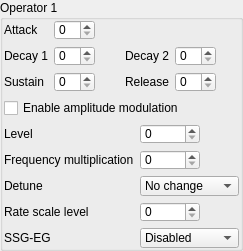
                  <widget class="QGroupBox" name="operator1">
                   <property name="sizePolicy">
                    <sizepolicy hsizetype="Preferred" vsizetype="Maximum">
                     <horstretch>0</horstretch>
                     <verstretch>0</verstretch>
                    </sizepolicy>
                   </property>
                   <property name="title">
                    <string>Operator 1</string>
                   </property>
                   <layout class="QVBoxLayout" name="verticalLayout_8">
                    <property name="leftMargin">
                     <number>1</number>
                    </property>
                    <property name="topMargin">
                     <number>0</number>
                    </property>
                    <property name="rightMargin">
                     <number>1</number>
                    </property>
                    <property name="bottomMargin">
                     <number>0</number>
                    </property>
                    <item>
                     <layout class="QGridLayout" name="gridLayout_3">
                      <item row="0" column="1">
                       <widget class="QSpinBox" name="op1_attack">
                        <property name="sizePolicy">
                         <sizepolicy hsizetype="Preferred" vsizetype="Fixed">
                          <horstretch>0</horstretch>
                          <verstretch>0</verstretch>
                         </sizepolicy>
                        </property>
                        <property name="maximumSize">
                         <size>
                          <width>60</width>
                          <height>20</height>
                         </size>
                        </property>
                        <property name="toolTip">
                         <string>&lt;html&gt;&lt;head/&gt;&lt;body&gt;&lt;p&gt;&lt;span style=&quot; font-weight:600;&quot;&gt;Attack Rate.&lt;/span&gt;&lt;/p&gt;&lt;p&gt;Determines the rising time for the sound. The higher the value, the faster the attack.&lt;/p&gt;&lt;p&gt;Range from 0 to 31.&lt;/p&gt;&lt;/body&gt;&lt;/html&gt;</string>
                        </property>
                        <property name="maximum">
                         <number>31</number>
                        </property>
                       </widget>
                      </item>
                      <item row="1" column="1">
                       <widget class="QSpinBox" name="op1_decay1">
                        <property name="sizePolicy">
                         <sizepolicy hsizetype="Preferred" vsizetype="Fixed">
                          <horstretch>0</horstretch>
                          <verstretch>0</verstretch>
                         </sizepolicy>
                        </property>
                        <property name="maximumSize">
                         <size>
                          <width>60</width>
                          <height>20</height>
                         </size>
                        </property>
                        <property name="toolTip">
                         <string>&lt;html&gt;&lt;head/&gt;&lt;body&gt;&lt;p&gt;&lt;span style=&quot; font-weight:600;&quot;&gt;First Decay Rate.&lt;/span&gt;&lt;/p&gt;&lt;p&gt;Determines the diminishing time for the sound. The higher the value, the shorter the decay.&lt;/p&gt;&lt;p&gt;It's the initial steep amplitude decay rate.</string>
                        </property>
                        <property name="maximum">
                         <number>31</number>
                        </property>
                       </widget>
                      </item>
                      <item row="2" column="4">
                       <widget class="QSpinBox" name="op1_release">
                        <property name="sizePolicy">
                         <sizepolicy hsizetype="Preferred" vsizetype="Fixed">
                          <horstretch>0</horstretch>
                          <verstretch>0</verstretch>
                         </sizepolicy>
                        </property>
                        <property name="maximumSize">
                         <size>
                          <width>60</width>
                          <height>20</height>
                         </size>
                        </property>
                        <property name="toolTip">
                         <string>&lt;html&gt;&lt;head/&gt;&lt;body&gt;&lt;p&gt;&lt;span style=&quot; font-weight:600;&quot;&gt;Release Rate.&lt;/span&gt;&lt;/p&gt;&lt;p&gt;Determines the rate at which the sound disappears after KEY-OFF. The higher the value, the shorter the release.&lt;/p&gt;&lt;/body&gt;&lt;/html&gt;</string>
                        </property>
                        <property name="maximum">
                         <number>15</number>
                        </property>
                       </widget>
                      </item>
                      <item row="2" column="0">
                       <widget class="QLabel" name="label_3">
                        <property name="toolTip">
                         <string>&lt;html&gt;&lt;head/&gt;&lt;body&gt;&lt;p&gt;&lt;span style=&quot; font-weight:600;&quot;&gt;Sustain Level.&lt;/span&gt;&lt;/p&gt;&lt;p&gt;Determines the point at which the sound ceases to decay and changes to a sound having a constant level. The sustain level is expressed as a fraction of the maximum level. 0 is the softest and 15 is the loudest sustain level. Note that has Sustain flag must be set for this to have an effect.&lt;/p&gt;&lt;/body&gt;&lt;/html&gt;</string>
                        </property>
                        <property name="text">
                         <string>Sustain</string>
                        </property>
                       </widget>
                      </item>
                      <item row="2" column="3">
                       <widget class="QLabel" name="label_4">
                        <property name="toolTip">
                         <string>&lt;html&gt;&lt;head/&gt;&lt;body&gt;&lt;p&gt;&lt;span style=&quot; font-weight:600;&quot;&gt;Release Rate.&lt;/span&gt;&lt;/p&gt;&lt;p&gt;Determines the rate at which the sound disappears after KEY-OFF. The higher the value, the shorter the release.&lt;/p&gt;&lt;/body&gt;&lt;/html&gt;</string>
                        </property>
                        <property name="text">
                         <string>Release</string>
                        </property>
                       </widget>
                      </item>
                      <item row="1" column="4">
                       <widget class="QSpinBox" name="op1_decay2">
                        <property name="sizePolicy">
                         <sizepolicy hsizetype="Preferred" vsizetype="Fixed">
                          <horstretch>0</horstretch>
                          <verstretch>0</verstretch>
                         </sizepolicy>
                        </property>
                        <property name="maximumSize">
                         <size>
                          <width>60</width>
                          <height>20</height>
                         </size>
                        </property>
                        <property name="toolTip">
                         <string>&lt;html&gt;&lt;head/&gt;&lt;body&gt;&lt;p&gt;&lt;span style=&quot; font-weight:600;&quot;&gt;Secondary Decay Rate.&lt;/span&gt;&lt;/p&gt;&lt;p&gt;Determines the diminishing time for the sound. The higher the value, the shorter the decay.&lt;/p&gt;&lt;p&gt;This is the long tail off of the sound that continues as long as the key is depressed.</string>
                        </property>
                        <property name="maximum">
                         <number>31</number>
                        </property>
                       </widget>
                      </item>
                      <item row="1" column="3">
                       <widget class="QLabel" name="label_8">
                        <property name="toolTip">
                         <string>&lt;html&gt;&lt;head/&gt;&lt;body&gt;&lt;p&gt;&lt;span style=&quot; font-weight:600;&quot;&gt;Secondary Decay Rate.&lt;/span&gt;&lt;/p&gt;&lt;p&gt;Determines the diminishing time for the sound. The higher the value, the shorter the decay.&lt;/p&gt;&lt;p&gt;This is the long tail off of the sound that continues as long as the key is depressed.</string>
                        </property>
                        <property name="text">
                         <string>Decay 2</string>
                        </property>
                       </widget>
                      </item>
                      <item row="2" column="1">
                       <widget class="QSpinBox" name="op1_sustain">
                        <property name="sizePolicy">
                         <sizepolicy hsizetype="Preferred" vsizetype="Fixed">
                          <horstretch>0</horstretch>
                          <verstretch>0</verstretch>
                         </sizepolicy>
                        </property>
                        <property name="maximumSize">
                         <size>
                          <width>60</width>
                          <height>20</height>
                         </size>
                        </property>
                        <property name="toolTip">
                         <string>&lt;html&gt;&lt;head/&gt;&lt;body&gt;&lt;p&gt;&lt;span style=&quot; font-weight:600;&quot;&gt;Sustain Level.&lt;/span&gt;&lt;/p&gt;&lt;p&gt;Determines the point at which the sound ceases to decay and changes to a sound having a constant level. The sustain level is expressed as a fraction of the maximum level. 0 is the softest and 15 is the loudest sustain level. Note that has Sustain flag must be set for this to have an effect.&lt;/p&gt;&lt;/body&gt;&lt;/html&gt;</string>
                        </property>
                        <property name="maximum">
                         <number>15</number>
                        </property>
                       </widget>
                      </item>
                      <item row="0" column="2" rowspan="3">
                       <spacer name="horizontalSpacer_8">
                        <property name="orientation">
                         <enum>Qt::Horizontal</enum>
                        </property>
                        <property name="sizeHint" stdset="0">
                         <size>
                          <width>10</width>
                          <height>20</height>
                         </size>
                        </property>
                       </spacer>
                      </item>
                      <item row="1" column="0">
                       <widget class="QLabel" name="label_2">
                        <property name="toolTip">
                         <string>&lt;html&gt;&lt;head/&gt;&lt;body&gt;&lt;p&gt;&lt;span style=&quot; font-weight:600;&quot;&gt;First Decay Rate.&lt;/span&gt;&lt;/p&gt;&lt;p&gt;Determines the diminishing time for the sound. The higher the value, the shorter the decay.&lt;/p&gt;&lt;p&gt;It's the initial steep amplitude decay rate.</string>
                        </property>
                        <property name="text">
                         <string>Decay 1</string>
                        </property>
                       </widget>
                      </item>
                      <item row="0" column="0">
                       <widget class="QLabel" name="label">
                        <property name="toolTip">
                         <string>&lt;html&gt;&lt;head/&gt;&lt;body&gt;&lt;p&gt;&lt;span style=&quot; font-weight:600;&quot;&gt;Attack Rate.&lt;/span&gt;&lt;/p&gt;&lt;p&gt;Determines the rising time for the sound. The higher the value, the faster the attack.&lt;/p&gt;&lt;p&gt;Range from 0 to 31.&lt;/p&gt;&lt;/body&gt;&lt;/html&gt;</string>
                        </property>
                        <property name="text">
                         <string>Attack</string>
                        </property>
                       </widget>
                      </item>
                      <item row="0" column="5" rowspan="3">
                       <spacer name="horizontalSpacer_9">
                        <property name="orientation">
                         <enum>Qt::Horizontal</enum>
                        </property>
                        <property name="sizeHint" stdset="0">
                         <size>
                          <width>10</width>
                          <height>20</height>
                         </size>
                        </property>
                       </spacer>
                      </item>
                     </layout>
                    </item>
                    <item>
                     <widget class="QCheckBox" name="op1_am">
                      <property name="sizePolicy">
                       <sizepolicy hsizetype="Preferred" vsizetype="Fixed">
                        <horstretch>0</horstretch>
                        <verstretch>0</verstretch>
                       </sizepolicy>
                      </property>
                      <property name="maximumSize">
                       <size>
                        <width>16777215</width>
                        <height>20</height>
                       </size>
                      </property>
                      <property name="toolTip">
                       <string>&lt;html&gt;&lt;head/&gt;&lt;body&gt;&lt;p&gt;&lt;span style=&quot; font-weight:600;&quot;&gt;Enable affecting by LFO&lt;/span&gt;&lt;/p&gt;&lt;p&gt;Make this operator be affected by LFO.&lt;/p&gt;&lt;/body&gt;&lt;/html&gt;</string>
                      </property>
                      <property name="text">
                       <string>Enable amplitude modulation</string>
                      </property>
                     </widget>
                    </item>
                    <item>
                     <layout class="QFormLayout" name="formLayout">
                      <item row="0" column="0">
                       <widget class="QLabel" name="label_28">
                        <property name="toolTip">
                         <string>&lt;html&gt;&lt;head/&gt;&lt;body&gt;&lt;p&gt;&lt;span style=&quot; font-weight:600;&quot;&gt;Total Level&lt;/span&gt;&lt;/p&gt;&lt;p&gt;TL (total level) represents the envelope’s highest amplitude, with 0 being the largest and 127 (decimal) the smallest. A change of one unit is about 0.75 dB.&lt;/p&gt;&lt;p&gt;Attenuates the operator output level. &lt;span style=&quot; font-weight:600;&quot;&gt;0&lt;/span&gt; is the loudest, &lt;span style=&quot; font-weight:600;&quot;&gt;127&lt;/span&gt; is the softest. In dependence on algorithm, varying the output level of any operator varies the volume of its corresponding channel. In FM synthesis, varying the output level of the carrier varies the volume of the channel. Varying the output of the modulator will change the frequency spectrum produced by the carrier.&lt;/p&gt;&lt;/body&gt;&lt;/html&gt;</string>
                        </property>
                        <property name="text">
                         <string>Level</string>
                        </property>
                       </widget>
                      </item>
                      <item row="0" column="1">
                       <widget class="QSpinBox" name="op1_level">
                        <property name="sizePolicy">
                         <sizepolicy hsizetype="Preferred" vsizetype="Fixed">
                          <horstretch>0</horstretch>
                          <verstretch>0</verstretch>
                         </sizepolicy>
                        </property>
                        <property name="maximumSize">
                         <size>
                          <width>60</width>
                          <height>20</height>
                         </size>
                        </property>
                        <property name="toolTip">
                         <string>&lt;html&gt;&lt;head/&gt;&lt;body&gt;&lt;p&gt;&lt;span style=&quot; font-weight:600;&quot;&gt;Total Level&lt;/span&gt;&lt;/p&gt;&lt;p&gt;TL (total level) represents the envelope’s highest amplitude, with 0 being the largest and 127 (decimal) the smallest. A change of one unit is about 0.75 dB.&lt;/p&gt;&lt;p&gt;Attenuates the operator output level. &lt;span style=&quot; font-weight:600;&quot;&gt;0&lt;/span&gt; is the loudest, &lt;span style=&quot; font-weight:600;&quot;&gt;127&lt;/span&gt; is the softest. In dependence on algorithm, varying the output level of any operator varies the volume of its corresponding channel. In FM synthesis, varying the output level of the carrier varies the volume of the channel. Varying the output of the modulator will change the frequency spectrum produced by the carrier.&lt;/p&gt;&lt;/body&gt;&lt;/html&gt;</string>
                        </property>
                        <property name="maximum">
                         <number>127</number>
                        </property>
                       </widget>
                      </item>
                      <item row="1" column="0">
                       <widget class="QLabel" name="label_6">
                        <property name="toolTip">
                         <string>&lt;html&gt;&lt;head/&gt;&lt;body&gt;&lt;p&gt;&lt;span style=&quot; font-weight:600;&quot;&gt;Frequency Multiplication Factor (MUL)&lt;/span&gt;&lt;/p&gt;&lt;p&gt;Operator's frequency is set to F-Number*Factor.&lt;/p&gt;&lt;p&gt;&lt;span style=&quot; text-decoration: underline;&quot;&gt;In simple words, increases operator's frequency to number of octaves.&lt;/span&gt;&lt;br/&gt;&lt;br/&gt;Where F-Number is:&lt;/p&gt;&lt;p&gt;F-Number = Music Frequency * 2^(20-Block) / 53267 Hz&lt;/p&gt;&lt;p&gt;Where Block is a Block Number. Roughly determines the octave.&lt;/p&gt;&lt;/body&gt;&lt;/html&gt;</string>
                        </property>
                        <property name="text">
                         <string>Frequency multiplication</string>
                        </property>
                       </widget>
                      </item>
                      <item row="1" column="1">
                       <widget class="QSpinBox" name="op1_freqmult">
                        <property name="sizePolicy">
                         <sizepolicy hsizetype="Preferred" vsizetype="Fixed">
                          <horstretch>0</horstretch>
                          <verstretch>0</verstretch>
                         </sizepolicy>
                        </property>
                        <property name="maximumSize">
                         <size>
                          <width>60</width>
                          <height>20</height>
                         </size>
                        </property>
                        <property name="toolTip">
                         <string>&lt;html&gt;&lt;head/&gt;&lt;body&gt;&lt;p&gt;&lt;span style=&quot; font-weight:600;&quot;&gt;Frequency Multiplication Factor (MUL)&lt;/span&gt;&lt;/p&gt;&lt;p&gt;Operator's frequency is set to F-Number*Factor.&lt;/p&gt;&lt;p&gt;&lt;span style=&quot; text-decoration: underline;&quot;&gt;In simple words, increases operator's frequency to number of octaves.&lt;/span&gt;&lt;br/&gt;&lt;br/&gt;Where F-Number is:&lt;/p&gt;&lt;p&gt;F-Number = Music Frequency * 2^(20-Block) / 53267 Hz&lt;/p&gt;&lt;p&gt;Where Block is a Block Number. Roughly determines the octave.&lt;/p&gt;&lt;/body&gt;&lt;/html&gt;</string>
                        </property>
                        <property name="maximum">
                         <number>15</number>
                        </property>
                       </widget>
                      </item>
                      <item row="2" column="0">
                       <widget class="QLabel" name="label_5">
                        <property name="toolTip">
                         <string>&lt;html&gt;&lt;head/&gt;&lt;body&gt;&lt;p&gt;&lt;span style=&quot; font-size:large; font-weight:600;&quot;&gt;Detune&lt;/span&gt;&lt;/p&gt;&lt;p&gt;Detune gives small variations from the overall frequency × MUL. The MSB of DT1 is a primitive sign bit, and the two LSB’s are magnitude bits. See the next page for a diagram. &lt;/p&gt;&lt;/body&gt;&lt;/html&gt;</string>
                        </property>
                        <property name="text">
                         <string>Detune</string>
                        </property>
                       </widget>
                      </item>
                      <item row="2" column="1">
                       <widget class="QComboBox" name="op1_detune">
                        <property name="maximumSize">
                         <size>
                          <width>150</width>
                          <height>20</height>
                         </size>
                        </property>
                        <property name="toolTip">
                         <string>&lt;html&gt;&lt;head/&gt;&lt;body&gt;&lt;p&gt;&lt;span style=&quot; font-size:large; font-weight:600;&quot;&gt;Detune&lt;/span&gt;&lt;/p&gt;&lt;p&gt;Detune gives small variations from the overall frequency × MUL. The MSB of DT1 is a primitive sign bit, and the two LSB’s are magnitude bits. See the next page for a diagram. &lt;/p&gt;&lt;/body&gt;&lt;/html&gt;</string>
                        </property>
                        <item>
                         <property name="text">
                          <string>No change</string>
                         </property>
                        </item>
                        <item>
                         <property name="text">
                          <string notr="true">×(1+ε)</string>
                         </property>
                        </item>
                        <item>
                         <property name="text">
                          <string notr="true">×(1+2ε)</string>
                         </property>
                        </item>
                        <item>
                         <property name="text">
                          <string notr="true">×(1+3ε)</string>
                         </property>
                        </item>
                        <item>
                         <property name="text">
                          <string>No change</string>
                         </property>
                        </item>
                        <item>
                         <property name="text">
                          <string notr="true">×(1-ε)</string>
                         </property>
                        </item>
                        <item>
                         <property name="text">
                          <string notr="true">×(1-2ε)</string>
                         </property>
                        </item>
                        <item>
                         <property name="text">
                          <string notr="true">×(1-3ε)</string>
                         </property>
                        </item>
                       </widget>
                      </item>
                      <item row="3" column="0">
                       <widget class="QLabel" name="label_32">
                        <property name="toolTip">
                         <string>&lt;html&gt;&lt;head/&gt;&lt;body&gt;&lt;p&gt;&lt;span style=&quot; font-weight:600;&quot;&gt;Rate Scale Level.&lt;/span&gt;&lt;/p&gt;&lt;p&gt;Attenuates output level towards higher pitch&lt;br/&gt;&lt;/p&gt;&lt;table border=&quot;1&quot; style=&quot; margin-top:0px; margin-bottom:0px; margin-left:0px; margin-right:0px;&quot; cellspacing=&quot;0&quot; cellpadding=&quot;0&quot;&gt;&lt;tr&gt;&lt;td&gt;&lt;p align=&quot;center&quot;&gt;&lt;span style=&quot; font-weight:600;&quot;&gt;RSL&lt;/span&gt;&lt;/p&gt;&lt;/td&gt;&lt;td&gt;&lt;p align=&quot;center&quot;&gt;&lt;span style=&quot; font-weight:600;&quot;&gt;Attenuation&lt;/span&gt;&lt;/p&gt;&lt;/td&gt;&lt;/tr&gt;&lt;tr&gt;&lt;td&gt;&lt;p&gt;0&lt;/p&gt;&lt;/td&gt;&lt;td&gt;&lt;p&gt;-&lt;/p&gt;&lt;/td&gt;&lt;/tr&gt;&lt;tr&gt;&lt;td&gt;&lt;p&gt;1&lt;/p&gt;&lt;/td&gt;&lt;td&gt;&lt;p&gt;1.5 dB/oct&lt;/p&gt;&lt;/td&gt;&lt;/tr&gt;&lt;tr&gt;&lt;td&gt;&lt;p&gt;2&lt;/p&gt;&lt;/td&gt;&lt;td&gt;&lt;p&gt;3.0 dB/oct &lt;/p&gt;&lt;/td&gt;&lt;/tr&gt;&lt;tr&gt;&lt;td&gt;&lt;p&gt;3&lt;/p&gt;&lt;/td&gt;&lt;td&gt;&lt;p&gt;6.0 dB/oct &lt;/p&gt;&lt;/td&gt;&lt;/tr&gt;&lt;/table&gt;&lt;/body&gt;&lt;/html&gt;</string>
                        </property>
                        <property name="text">
                         <string>Rate scale level</string>
                        </property>
                       </widget>
                      </item>
                      <item row="3" column="1">
                       <widget class="QSpinBox" name="op1_ratescale">
                        <property name="sizePolicy">
                         <sizepolicy hsizetype="Preferred" vsizetype="Fixed">
                          <horstretch>0</horstretch>
                          <verstretch>0</verstretch>
                         </sizepolicy>
                        </property>
                        <property name="maximumSize">
                         <size>
                          <width>60</width>
                          <height>20</height>
                         </size>
                        </property>
                        <property name="toolTip">
                         <string>&lt;html&gt;&lt;head/&gt;&lt;body&gt;&lt;p&gt;&lt;span style=&quot; font-weight:600;&quot;&gt;Rate Scale Level.&lt;/span&gt;&lt;/p&gt;&lt;p&gt;Attenuates output level towards higher pitch&lt;br/&gt;&lt;/p&gt;&lt;table border=&quot;1&quot; style=&quot; margin-top:0px; margin-bottom:0px; margin-left:0px; margin-right:0px;&quot; cellspacing=&quot;0&quot; cellpadding=&quot;0&quot;&gt;&lt;tr&gt;&lt;td&gt;&lt;p align=&quot;center&quot;&gt;&lt;span style=&quot; font-weight:600;&quot;&gt;RSL&lt;/span&gt;&lt;/p&gt;&lt;/td&gt;&lt;td&gt;&lt;p align=&quot;center&quot;&gt;&lt;span style=&quot; font-weight:600;&quot;&gt;Attenuation&lt;/span&gt;&lt;/p&gt;&lt;/td&gt;&lt;/tr&gt;&lt;tr&gt;&lt;td&gt;&lt;p&gt;0&lt;/p&gt;&lt;/td&gt;&lt;td&gt;&lt;p&gt;-&lt;/p&gt;&lt;/td&gt;&lt;/tr&gt;&lt;tr&gt;&lt;td&gt;&lt;p&gt;1&lt;/p&gt;&lt;/td&gt;&lt;td&gt;&lt;p&gt;1.5 dB/oct&lt;/p&gt;&lt;/td&gt;&lt;/tr&gt;&lt;tr&gt;&lt;td&gt;&lt;p&gt;2&lt;/p&gt;&lt;/td&gt;&lt;td&gt;&lt;p&gt;3.0 dB/oct &lt;/p&gt;&lt;/td&gt;&lt;/tr&gt;&lt;tr&gt;&lt;td&gt;&lt;p&gt;3&lt;/p&gt;&lt;/td&gt;&lt;td&gt;&lt;p&gt;6.0 dB/oct &lt;/p&gt;&lt;/td&gt;&lt;/tr&gt;&lt;/table&gt;&lt;/body&gt;&lt;/html&gt;</string>
                        </property>
                        <property name="maximum">
                         <number>3</number>
                        </property>
                       </widget>
                      </item>
                      <item row="4" column="0">
                       <widget class="QLabel" name="label_9">
                        <property name="text">
                         <string>SSG-EG</string>
                        </property>
                       </widget>
                      </item>
                      <item row="4" column="1">
                       <widget class="QComboBox" name="op1_ssgeg">
                        <property name="maximumSize">
                         <size>
                          <width>150</width>
                          <height>20</height>
                         </size>
                        </property>
                        <property name="toolTip">
                         <string>&lt;html&gt;&lt;head/&gt;&lt;body&gt;&lt;p&gt;SSG-EG - &lt;span style=&quot; font-weight:600;&quot;&gt;S&lt;/span&gt;oftware-controlled &lt;span style=&quot; font-weight:600;&quot;&gt;S&lt;/span&gt;ound &lt;span style=&quot; font-weight:600;&quot;&gt;G&lt;/span&gt;enerator - Envelope generator.&lt;/p&gt;&lt;p&gt;The Envelope generator (EG) is an unique low-frequency signal generator which can be used to modulate the output of the tone channels.&lt;/p&gt;&lt;p&gt;Envelope shape register ($0D): &lt;/p&gt;&lt;table border=&quot;1&quot; style=&quot; margin-top:0px; margin-bottom:0px; margin-left:0px; margin-right:0px;&quot; cellspacing=&quot;2&quot; cellpadding=&quot;0&quot;&gt;&lt;tr&gt;&lt;td&gt;&lt;p align=&quot;center&quot;&gt;&lt;span style=&quot; font-weight:600;&quot;&gt;Bit &lt;/span&gt;&lt;/p&gt;&lt;/td&gt;&lt;td&gt;&lt;p align=&quot;center&quot;&gt;7 &lt;/p&gt;&lt;/td&gt;&lt;td&gt;&lt;p align=&quot;center&quot;&gt;6 &lt;/p&gt;&lt;/td&gt;&lt;td&gt;&lt;p align=&quot;center&quot;&gt;5 &lt;/p&gt;&lt;/td&gt;&lt;td&gt;&lt;p align=&quot;center&quot;&gt;4 &lt;/p&gt;&lt;/td&gt;&lt;td&gt;&lt;p align=&quot;center&quot;&gt;3 &lt;/p&gt;&lt;/td&gt;&lt;td&gt;&lt;p align=&quot;center&quot;&gt;2 &lt;/p&gt;&lt;/td&gt;&lt;td&gt;&lt;p align=&quot;center&quot;&gt;1 &lt;/p&gt;&lt;/td&gt;&lt;td&gt;&lt;p align=&quot;center&quot;&gt;0 &lt;/p&gt;&lt;/td&gt;&lt;/tr&gt;&lt;tr&gt;&lt;td&gt;&lt;p align=&quot;center&quot;&gt;&lt;span style=&quot; font-weight:600;&quot;&gt;Def &lt;/span&gt;&lt;/p&gt;&lt;/td&gt;&lt;td colspan=&quot;4&quot;&gt;&lt;p align=&quot;center&quot;&gt;- &lt;/p&gt;&lt;/td&gt;&lt;td&gt;&lt;p align=&quot;center&quot;&gt;CONT &lt;/p&gt;&lt;/td&gt;&lt;td&gt;&lt;p align=&quot;center&quot;&gt;ATT &lt;/p&gt;&lt;/td&gt;&lt;td&gt;&lt;p align=&quot;center&quot;&gt;ALT &lt;/p&gt;&lt;/td&gt;&lt;td&gt;&lt;p align=&quot;center&quot;&gt;HOLD &lt;/p&gt;&lt;/td&gt;&lt;/tr&gt;&lt;/table&gt;&lt;ul style=&quot;margin-top: 0px; margin-bottom: 0px; margin-left: 0px; margin-right: 0px; -qt-list-indent: 1;&quot;&gt;&lt;li style=&quot; margin-top:12px; margin-bottom:0px; margin-left:0px; margin-right:0px; -qt-block-indent:0; text-indent:0px;&quot;&gt;CONT: Should always be 1 ?&lt;/li&gt;&lt;li style=&quot; margin-top:0px; margin-bottom:0px; margin-left:0px; margin-right:0px; -qt-block-indent:0; text-indent:0px;&quot;&gt;ATT: Counter direction (0:Down, 1:Up)&lt;/li&gt;&lt;li style=&quot; margin-top:0px; margin-bottom:0px; margin-left:0px; margin-right:0px; -qt-block-indent:0; text-indent:0px;&quot;&gt;ALT: Alternate direction each period&lt;/li&gt;&lt;li style=&quot; margin-top:0px; margin-bottom:12px; margin-left:0px; margin-right:0px; -qt-block-indent:0; text-indent:0px;&quot;&gt;HOLD: Hold value after first period (depends on ALT)&lt;/li&gt;&lt;/ul&gt;&lt;p&gt;Envelope frequency = 8M / 2 / (256 * value) &lt;/p&gt;&lt;p&gt;Note that each period is 32 analog steps (5-bit internal counter).&lt;/p&gt;&lt;/body&gt;&lt;/html&gt;</string>
                        </property>
                        <item>
                         <property name="text">
                          <string>Disabled</string>
                         </property>
                        </item>
                        <item>
                         <property name="text">
                          <string notr="true">0001</string>
                         </property>
                        </item>
                        <item>
                         <property name="text">
                          <string notr="true">0010</string>
                         </property>
                        </item>
                        <item>
                         <property name="text">
                          <string notr="true">0011</string>
                         </property>
                        </item>
                        <item>
                         <property name="text">
                          <string notr="true">0100</string>
                         </property>
                        </item>
                        <item>
                         <property name="text">
                          <string notr="true">0101</string>
                         </property>
                        </item>
                        <item>
                         <property name="text">
                          <string notr="true">0110</string>
                         </property>
                        </item>
                        <item>
                         <property name="text">
                          <string notr="true">0111</string>
                         </property>
                        </item>
                        <item>
                         <property name="text">
                          <string notr="true">1000 \|\|\|\|</string>
                         </property>
                        </item>
                        <item>
                         <property name="text">
                          <string notr="true">1001 \_____</string>
                         </property>
                        </item>
                        <item>
                         <property name="text">
                          <string notr="true">1010 \/\/\/\/</string>
                         </property>
                        </item>
                        <item>
                         <property name="text">
                          <string notr="true">1011 \|¯¯¯¯</string>
                         </property>
                        </item>
                        <item>
                         <property name="text">
                          <string notr="true">1100 /|/|/|/|</string>
                         </property>
                        </item>
                        <item>
                         <property name="text">
                          <string notr="true">1101 /¯¯¯¯</string>
                         </property>
                        </item>
                        <item>
                         <property name="text">
                          <string notr="true">1110 /\/\/\/\</string>
                         </property>
                        </item>
                        <item>
                         <property name="text">
                          <string notr="true">1111 /|____</string>
                         </property>
                        </item>
                       </widget>
                      </item>
                     </layout>
                    </item>
                   </layout>
                  </widget>
